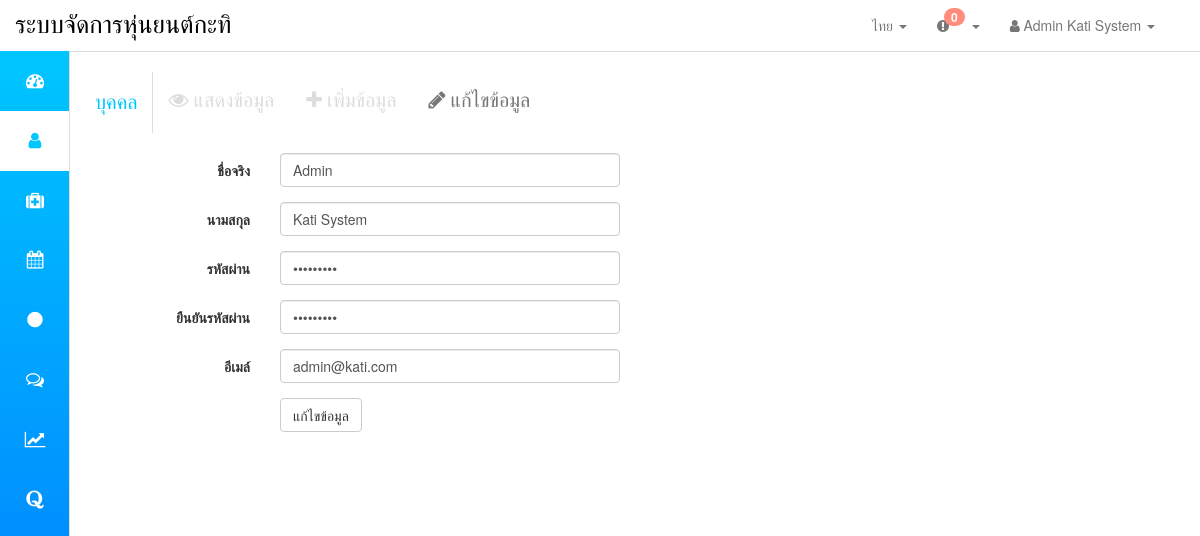
Page /edit_member_form.php?member_id=1 (signed in) on the committed database.
### tables this page shows
CREATE TABLE IF NOT EXISTS `member` (
`Member_id` int(11) NOT NULL,
  `Member_firstname` varchar(100) NOT NULL,
  `Member_surname` varchar(100) NOT NULL,
  `username` varchar(12) NOT NULL,
  `password` varchar(12) NOT NULL,
  `Member_email` varchar(100) NOT NULL,
  `Admin_permission` tinyint(1) NOT NULL,
  `Member_visiblestatus` tinyint(1) NOT NULL
);

### lang/th.php (called while the page is built, shortened)
<?php
	$strPerson = "บุคคล";
	$strSubmenudisplayinformation = "แสดงข้อมูล";
	$strSubmenuinsertinfomation = "เพิ่มข้อมูล";
	$strSubmenueditinfomation = "แก้ไขข้อมูล";
	$strPersonfirstnamelabel = "ชื่อจริง";
	$strPersonlastnamelabel = "นามสกุล";
	$strPersonpasswordlabel = "รหัสผ่าน";
	$strPersonconfirmpasswordlabel = "ยืนยันรหัสผ่าน";
	$strPersonemaillabel = "อีเมล์";
	$strFormeditbutton = "แก้ไขข้อมูล";
?>

### edit_member_form.php (the view, shortened to what this page needs)
<!DOCTYPE html>
<html>
<head>
<link href="bootstrap/css/bootstrap.css" rel="stylesheet"/>
<link rel="stylesheet" href="font-awesome-4.7.0/css/font-awesome.min.css">
<link href="bootstrap/css/custom.css" rel="stylesheet"/>
<link rel="stylesheet" type="text/css" href="sweetalert-master/dist/sweetalert.css">
</head>
<body>
<?php
include("connect.php");
$member_id = $_GET['member_id'];
$sql = "SELECT * FROM  `member` WHERE member_id='$member_id'";
$result = mysqli_query($conn, $sql);
$row=$result->fetch_assoc();?>
<div id="wrapper">
      <?php include("menu.php"); ?>
     <div id="page-wrapper">
       <div class="container-fluid">
       <div class="row">
       <div class="col-md-12">
        <ul class="sub_menu">
  <li class="brand"><?php echo $strPerson;?></li>
  <li><a href="display_person.php" class="display"><i class="fa fa-eye" aria-hidden="true"></i> <?php echo $strSubmenudisplayinformation;?></a></li>
    <li><a href="insert_person_form.php" class="add"><i class="fa fa-plus" aria-hidden="true"></i> <?php echo $strSubmenuinsertinfomation;?></a></li>
    <li><a href="#" class="edit"><i class="fa fa-pencil" aria-hidden="true"></i> <?php echo $strSubmenueditinfomation;?></a></li>
</ul>
     </div>
    </div>
    <div class="row">
      <div class="col-md-12">
<form class="form-horizontal" name="update_member" id="update_member">
  <div class="form-group">
    <label class="control-label col-sm-2" for="Member_firstname"><?php echo $strPersonfirstnamelabel;?></label>
    <div class="col-sm-4 input-container">
      <input type="text" class="form-control" id="Member_firstname" name="Member_firstname" value="<?php echo $row['Member_firstname'];?>">
    </div>
  </div>
  <div class="form-group">
    <label class="control-label col-sm-2" for="Member_surname"><?php echo $strPersonlastnamelabel;?></label>
    <div class="col-sm-4 input-container">
      <input type="text" class="form-control" id="Member_surname" name="Member_surname" value="<?php echo $row['Member_surname'];?>">
    </div>
  </div>
<div class="form-group">
    <label class="control-label col-sm-2" for="password"><?php echo $strPersonpasswordlabel;?></label>
    <div class="col-sm-4 input-container">
      <input type="password" class="form-control" id="Password"  name="Password" value="<?php echo $row['password'];?>">
    </div>
  </div>
  <div class="form-group">
                                        <label class="control-label col-sm-2" for="Confirm_Password">
                                            <?php echo $strPersonconfirmpasswordlabel;?>
                                        </label>
                                        <div class="col-sm-4 input-container">
                                            <input class="form-control" id="Confirm_Password" name="Confirm_Password" type="password" value="<?php echo $row['password'];?>">
                                        </div>
                                    </div>
    <div class="form-group">
                                        <label class="control-label col-sm-2" for="pic">
                                            <?php echo $strPersonemaillabel;?>
                                        </label>
                                        <div class="col-sm-4 input-container">
                                            <input class="form-control" id="Member_email" name="Member_email" type="email" value="<?php echo $row['Member_email'];?>">
                                        </div>
                                    </div>
  <div class="form-group">
    <div class="col-sm-offset-2 col-sm-10">
      <button type="submit" class="btn btn-default"><?php echo $strFormeditbutton;?></button>
    </div>
  </div>
</form>
</div>
  </div>
</div>
</div>
</div>
</body>
</html>

### rows in the picture
member: Member_firstname "Admin", Member_surname "Kati System", Member_email "admin@kati.com"

### other values in the picture
$strNavbarbrand "ระบบจัดการหุ่นยนต์กะทิ"
$strCurrentlang "ไทย"
$_SESSION['Member_name'] "Admin Kati System"
$strPerson "บุคคล"
$strSubmenudisplayinformation "แสดงข้อมูล"
$strSubmenuinsertinfomation "เพิ่มข้อมูล"
$strSubmenueditinfomation "แก้ไขข้อมูล"
$strPersonfirstnamelabel "ชื่อจริง"
$strPersonlastnamelabel "นามสกุล"
$strPersonpasswordlabel "รหัสผ่าน"
$strPersonconfirmpasswordlabel "ยืนยันรหัสผ่าน"
$strPersonemaillabel "อีเมล์"
$strFormeditbutton "แก้ไขข้อมูล"
